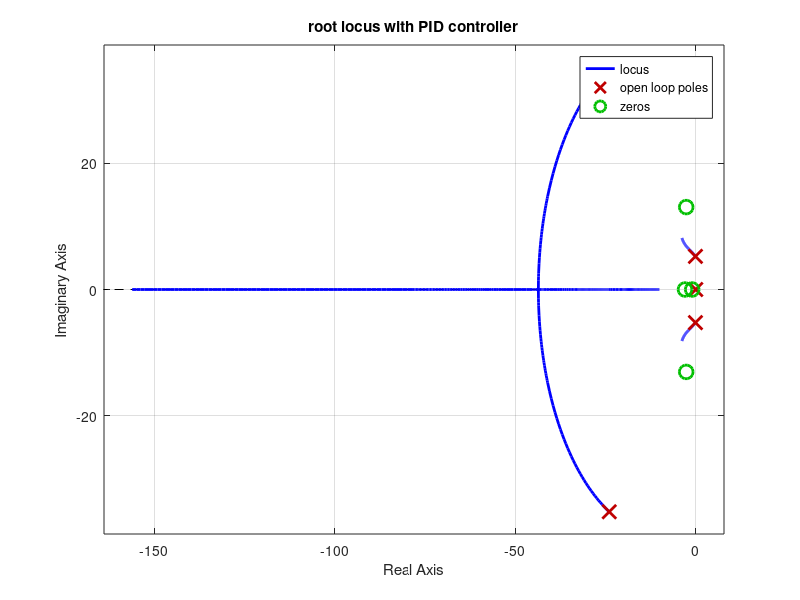

Recreate this plot in MATLAB. (Note: this script raises an error after producing the figure.)
m1 = 2500;
m2 = 320;
k1 = 80000;
k2 = 500000;
b1 = 350;
b2 = 15020;

nump=[(m1+m2) b2 k2];
denp=[(m1*m2) (m1*(b1+b2))+(m2*b1) (m1*(k1+k2))+(m2*k1)+(b1*b2) (b1*k2)+(b2*k1) k1*k2];
G1=tf(nump,denp);

num1=[-(m1*b2) -(m1*k2) 0 0];
den1=[(m1*m2) (m1*(b1+b2))+(m2*b1) (m1*(k1+k2))+(m2*k1)+(b1*b2) (b1*k2)+(b2*k1) k1*k2];
G2=tf(num1,den1);

numf=num1;
denf=nump;
F=tf(numf,denf);
Kd = 208025;
Kp = 832100;
Ki = 624075;
C = pid(Kp,Ki,Kd);
sys_cl=F*feedback(G1,C);
t=0:0.05:5;
step(0.1*sys_cl,t)
title('Response to a 0.1-m Step under PID Control')
z1=1;
z2=3;
p1=0;
s = tf('s');
C = ((s+z1)*(s+z2))/(s+p1);
rlocus(C*G1)
title('root locus with PID controller')
Select a point in the graphics window
      
         Kd=2*Kd;
Kp=2*Kp;
Ki=2*Ki;
C=pid(Kp,Ki,Kd);
sys_cl=F*feedback(G1,C);
step(0.1*sys_cl,t)
title('Response to a 0.1-m Step w/ High-Gain PID')
axis([0 5 -.01 .01])
